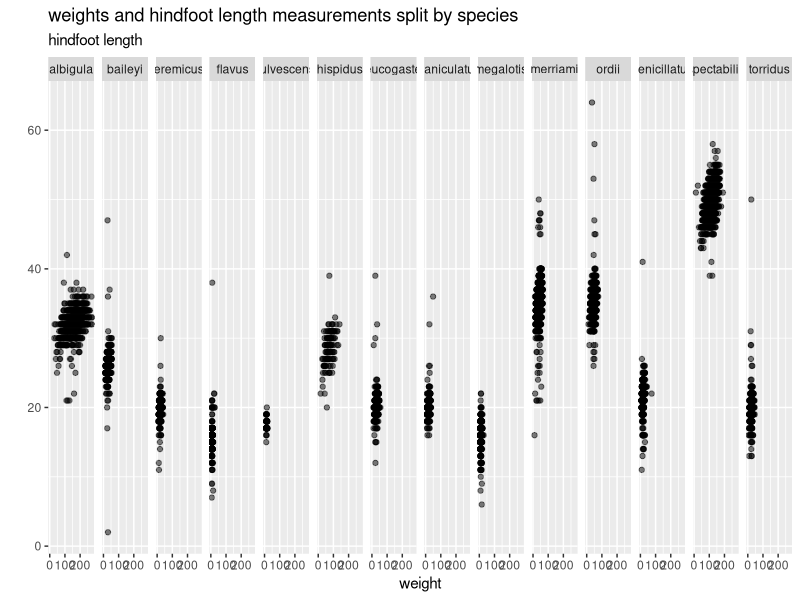
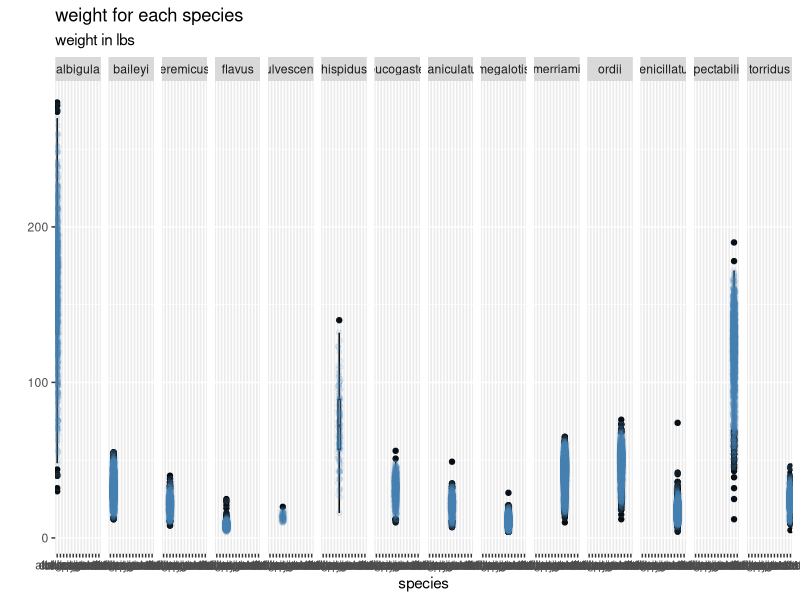
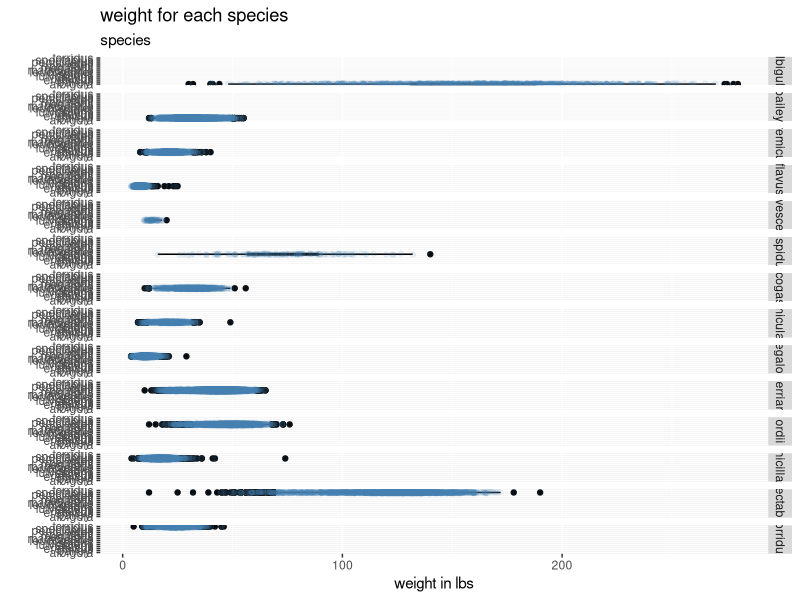

The R source for these figures, in order:
## ---- chunk 1
#| label: setup
library(tidyverse)
library(readr)
## ---- chunk 2
#| label: load-data

surveys <- read_csv("surveys.csv")
#glimpse(surveys)
## ---- chunk 3
#| label: scatterplot
ggplot(data = surveys,
       mapping = aes(x = weight, 
                     y = hindfoot_length)) +
  geom_point(alpha = 0.5) + 
  facet_grid(.~ species) + 
  labs(x = "weight", y = "", title = "weights and hindfoot length measurements split by species", subtitle = "hindfoot length")
## ---- chunk 4
#| label: boxplot
ggplot(data = surveys,
       mapping = aes(x = species, 
                     y = weight)) +
  geom_boxplot(color = "black") +
  facet_grid(~ species) + 
  geom_jitter(color = "steelblue", 
              alpha = 0.1) +
labs(y = "", 
     x = "species",
     title = "weight for each species",
     subtitle = "weight in lbs")

## ---- chunk 5
#| label: rotated-boxplot
ggplot(data = surveys,
       mapping = aes(x = weight, 
                     y = species)) +
  geom_boxplot(color = "black") +
  facet_grid(species ~.) + 
  geom_jitter(color = "steelblue", 
              alpha = 0.1) +
  labs(y = "", 
     x = "weight in lbs",
     title = "weight for each species",
     subtitle = "species")
